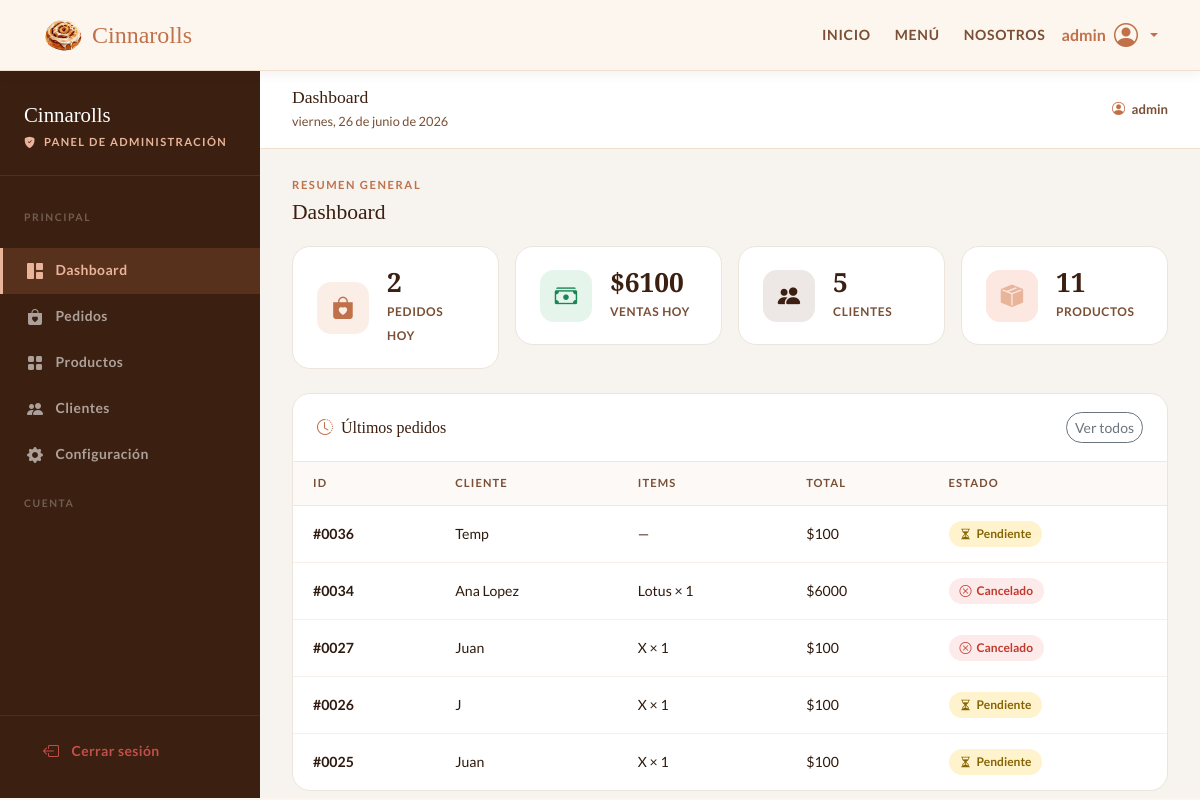
/panel-admin/ (signed in), run on the app's committed database.
### appcanela/models.py (models this page shows, shortened)
class Pedido(models.Model):
    ESTADO_CHOICES = [
        ('pendiente', 'Pendiente'),
        ('preparando', 'Preparando'),
        ('entregado', 'Entregado'),
        ('cancelado', 'Cancelado'),
    ]
    PAGO_CHOICES = [
        ('credito', 'Crédito'),
        ('debito', 'Débito'),
        ('efectivo', 'Efectivo'),
    ]
    usuario = models.ForeignKey(User, on_delete=models.SET_NULL, null=True, blank=True)
    nombre_cliente = models.CharField(max_length=100, blank=True, null=True)
    metodo_pago = models.CharField(max_length=20, choices=PAGO_CHOICES)
    subtotal = models.IntegerField()
    total = models.IntegerField()
    estado = models.CharField(max_length=20, choices=ESTADO_CHOICES, default='pendiente')
    creado_en = models.DateTimeField(auto_now_add=True)
    direccion_entrega = models.CharField(max_length=200, blank=True, null=True)
    fecha_entrega = models.DateField(blank=True, null=True)
    correo_invitado = models.EmailField(blank=True, null=True)

class ItemPedido(models.Model):
    pedido = models.ForeignKey(Pedido, on_delete=models.CASCADE, related_name='items')
    nombre = models.CharField(max_length=100)
    precio = models.IntegerField()
    cantidad = models.IntegerField(default=1)

### appcanela/views.py (the view, shortened to what this page needs)
# urls.py: path('panel-admin/', views.panel_admin, name='panel_admin'),
@user_passes_test(lambda u: u.is_staff)
def panel_admin(request):
    hoy = timezone.now().date()
    pedidos_hoy = Pedido.objects.filter(creado_en__date=hoy)
    ventas_hoy = pedidos_hoy.aggregate(Sum("total"))["total__sum"] or 0
    buscar = (request.GET.get("buscar") or "").strip()
    estado_filtro = (request.GET.get("estado") or "").strip()
    pedidos_qs = Pedido.objects.all().order_by("-creado_en").prefetch_related("items")
    if estado_filtro in ["pendiente", "preparando", "entregado", "cancelado"]:
        pedidos_qs = pedidos_qs.filter(estado=estado_filtro)
    paginador_pedidos = Paginator(pedidos_qs, 15)
    pagina_pedidos = paginador_pedidos.get_page(request.GET.get("pp"))
    buscar_cliente = (request.GET.get("buscar_cliente") or "").strip()
    clientes_qs = (
        User.objects
        .filter(is_staff=False, is_superuser=False)
        .annotate(num_pedidos=Count("pedido"))
        .order_by("-date_joined")
    )
    if buscar_cliente:
        clientes_qs = clientes_qs.filter(
            Q(first_name__icontains=buscar_cliente) |
            Q(username__icontains=buscar_cliente) |
            Q(email__icontains=buscar_cliente)
        )
    paginador_clientes = Paginator(clientes_qs, 15)
    pagina_clientes = paginador_clientes.get_page(request.GET.get("pc"))
    context = {
        "pedidos_hoy_count": pedidos_hoy.count(),
        "ventas_hoy": ventas_hoy,
        "total_clientes": clientes_qs.count(),
        "productos": Producto.objects.all(),
        "ultimos_pedidos": Pedido.objects.order_by("-creado_en")[:5],
        "todos_pedidos": pagina_pedidos,          # página de pedidos
        "clientes": pagina_clientes,              # página de clientes
        "buscar": buscar,
        "estado_filtro": estado_filtro,
        "buscar_cliente": buscar_cliente,
        "config": ConfiguracionTienda.get(),
    }
    return render(request, 'appcanela/panel_admin.html', context)

### appcanela/context_processors.py (called while the page is built)
def configuracion_tienda(request):
    config = ConfiguracionTienda.get()
    return {
        "tienda_config": config,
        "tienda_abierta": config.esta_abierto_ahora(),
    }

### appcanela/models.py (called while the page is built)
    @classmethod
    def get(cls):
        obj, _ = cls.objects.get_or_create(pk=1)
        return obj

    def dias_atencion(self):
        return [
            self.atiende_lunes, self.atiende_martes, self.atiende_miercoles,
            self.atiende_jueves, self.atiende_viernes, self.atiende_sabado,
            self.atiende_domingo,
        ]

    def atiende_en_dia(self, fecha):
        return self.dias_atencion()[fecha.weekday()]

    def _to_time(self, valor):
        if isinstance(valor, str):
            return parse_time(valor)
        return valor

    def esta_abierto_ahora(self):
        from django.utils import timezone
        ahora = timezone.localtime()
        if not self.atiende_en_dia(ahora.date()):
            return False
        apertura = self._to_time(self.hora_apertura)
        cierre = self._to_time(self.hora_cierre)
        if apertura is None or cierre is None:
            return True  # si la config está incompleta, no bloqueamos
        return apertura <= ahora.time() <= cierre

### appcanela/templates/appcanela/panel_admin.html (shortened to what this page needs)
{% extends 'appcanela/base.html' %}
{% load static %}
{% block navbar %}
    <nav>
        <div class="container d-flex align-items-center">
            <a class="nav-brand" href="{% url 'index' %}">
                <img src="{% static 'appcanela/img/logo.png' %}" alt="Logo" style="width:42px;height:42px;object-fit:contain">
                Cinnarolls
            </a>
            <div class="nav-links ms-auto d-none d-md-flex align-items-center">
                <a href="{% url 'index' %}">Inicio</a>
                <a href="{% url 'menu' %}">Menú</a>
                <a href="{% url 'nosotros' %}">Nosotros</a>
            </div>
            {% if user.is_authenticated %}
            <div class="dropdown ms-3">
                <a class="nav-login text-decoration-none dropdown-toggle d-flex align-items-center gap-2"
                   href="#" role="button" data-bs-toggle="dropdown" aria-expanded="false"
                   style="color:var(--cinnamon); font-weight:700;">
                   <span>{{ user.username }}</span>
                   <i class="bi bi-person-circle fs-4"></i>
                </a>
            </div>
            {% endif %}
        </div>
    </nav>
{% endblock %}
{% block content %}
    <div class="admin-wrap">
        <aside class="admin-sidebar">
            <div class="admin-sidebar-brand">
                <span>Cinnarolls</span>
                <p><i class="bi bi-shield-fill-check me-1"></i> Panel de administración</p>
            </div>
            <p class="admin-nav-section">Principal</p>
            <button class="admin-nav-item active" onclick="showTab('dashboard', this)">
                <i class="bi bi-grid-1x2-fill"></i> Dashboard
            </button>
            <button class="admin-nav-item" onclick="showTab('pedidos', this)">
                <i class="bi bi-bag-heart-fill"></i> Pedidos
            </button>
            <button class="admin-nav-item" onclick="showTab('productos', this)">
                <i class="bi bi-grid-fill"></i> Productos
            </button>
            <button class="admin-nav-item" onclick="showTab('clientes', this)">
                <i class="bi bi-people-fill"></i> Clientes
            </button>
            <button class="admin-nav-item" onclick="showTab('configuracion', this)">
                <i class="bi bi-gear-fill"></i> Configuración
            </button>
            <p class="admin-nav-section">Cuenta</p>
            <div class="admin-logout">
                <form method="post" action="{% url 'logout' %}">
                    <button type="submit" class="admin-nav-item" style="color:rgba(255,100,100,.7)">
                        <i class="bi bi-box-arrow-left"></i> Cerrar sesión
                    </button>
                </form>
            </div>
        </aside>
        <main class="admin-main">
            <div class="admin-topbar">
                <div>
                    <h6 id="topbar-title">Dashboard</h6>
                    <small id="topbar-date"></small>
                </div>
                <span style="font-size:.82rem; color:var(--text-mid); font-weight:600;">
                    <i class="bi bi-person-circle me-1" style="color:var(--cinnamon)"></i>
                    {{ user.username }}
                </span>
            </div>
            <div class="admin-content">
                <div id="tab-dashboard" class="admin-tab-content active">
                    <p class="admin-section-label">Resumen general</p>
                    <h2 class="admin-section-title">Dashboard</h2>
                    <div class="row g-3 mb-4">
                        <div class="col-6 col-lg-3">
                            <div class="stat-card">
                                <div class="stat-icon cinnamon"><i class="bi bi-bag-heart-fill"></i></div>
                                <div class="stat-body">
                                    <strong>{{ pedidos_hoy_count }}</strong>
                                    <span>Pedidos hoy</span>
                                </div>
                            </div>
                        </div>
                        <div class="col-6 col-lg-3">
                            <div class="stat-card">
                                <div class="stat-icon green"><i class="bi bi-cash-stack"></i></div>
                                <div class="stat-body">
                                    <strong>${{ ventas_hoy|floatformat:0 }}</strong>
                                    <span>Ventas hoy</span>
                                </div>
                            </div>
                        </div>
                        <div class="col-6 col-lg-3">
                            <div class="stat-card">
                                <div class="stat-icon espresso"><i class="bi bi-people-fill"></i></div>
                                <div class="stat-body">
                                    <strong>{{ total_clientes }}</strong>
                                    <span>Clientes</span>
                                </div>
                            </div>
                        </div>
                        <div class="col-6 col-lg-3">
                            <div class="stat-card">
                                <div class="stat-icon rose"><i class="bi bi-box-seam-fill"></i></div>
                                <div class="stat-body">
                                    <strong>{{ productos.count }}</strong>
                                    <span>Productos</span>
                                </div>
                            </div>
                        </div>
                    </div>
                    <div class="admin-panel">
                        <div class="admin-panel-header">
                            <h6><i class="bi bi-clock-history me-2" style="color:var(--cinnamon)"></i>Últimos pedidos</h6>
                            <button class="btn btn-sm btn-outline-secondary rounded-pill"
                                    onclick="showTab('pedidos', document.querySelector('[onclick*=pedidos]'))">Ver todos</button>
                        </div>
                        <div class="admin-tabla-scroll"><table class="admin-table">
                            <thead>
                                <tr>
                                    <th>ID</th>
                                    <th>Cliente</th>
                                    <th>Items</th>
                                    <th>Total</th>
                                    <th>Estado</th>
                                </tr>
                            </thead>
                            <tbody>
                                {% for pedido in ultimos_pedidos %}
                                <tr>
                                    <td><strong>#{{ pedido.pk|stringformat:"04d" }}</strong></td>
                                    <td>{{ pedido.nombre_cliente|default:"Invitado" }}</td>
                                    <td>
                                        {% for item in pedido.items.all %}
                                            {{ item.nombre }} × {{ item.cantidad }}{% if not forloop.last %}, {% endif %}
                                        {% empty %}—{% endfor %}
                                    </td>
                                    <td>${{ pedido.total|floatformat:0 }}</td>
                                    <td>
                                        {% if pedido.estado == 'pendiente' %}
                                            <span class="order-status status-pendiente"><i class="bi bi-hourglass-split"></i> Pendiente</span>
                                        {% elif pedido.estado == 'preparando' %}
                                            <span class="order-status status-preparando"><i class="bi bi-fire"></i> Preparando</span>
                                        {% elif pedido.estado == 'cancelado' %}
                                            <span class="order-status status-cancelado"><i class="bi bi-x-circle"></i> Cancelado</span>
                                        {% else %}
                                            <span class="order-status status-entregado"><i class="bi bi-check-circle"></i> Entregado</span>
                                        {% endif %}
                                    </td>
                                </tr>
                                {% empty %}
                                <tr class="admin-table-empty">
                                    <td colspan="5"><i class="bi bi-inbox me-2"></i>No hay pedidos aún</td>
                                </tr>
                                {% endfor %}
                            </tbody>
                        </table></div>
                    </div>
                </div>
            </div>
        </main>
    </div>
{% endblock %}

### appcanela/static/appcanela/css/mystyle.css (style rules this page uses)
:root { --cream: #fdf6ee; --warm-tan: #f0e0cc; --cinnamon: #c1714a; --dark-cin: #a05535; --espresso: #3b1f10; --soft-rose: #e8b49a; --text-dark: #2e1a0e; --text-mid: #7a4f35; }
* { box-sizing: border-box; }
body { font-family: 'Lato', sans-serif; background-color: var(--cream); color: var(--text-dark); margin: 0; }
nav { background: var(--cream); border-bottom: 1px solid var(--warm-tan); padding: 14px 0; position: sticky; top: 0; z-index: 100; box-shadow: 0 2px 12px rgba(59,31,16,.07); }
.nav-brand { font-family: 'Playfair Display', serif; font-size: 1.5rem; color: var(--cinnamon); text-decoration: none; display: flex; align-items: center; gap: 8px; }
.nav-links a { font-size: .88rem; font-weight: 700; letter-spacing: .05em; text-transform: uppercase; color: var(--text-mid); text-decoration: none; margin-left: 24px; transition: color .2s; }
html { scroll-behavior: smooth; }

### data on the page
Pedido: pk "0036", nombre_cliente "Temp", total "100", estado "pendiente" (drawn)
Pedido: pk "0034", nombre_cliente "Ana Lopez", total "6000", estado "cancelado" (drawn)
ItemPedido: nombre "Lotus", cantidad "1"
Pedido: pk "0027", nombre_cliente "Juan", total "100", estado "cancelado" (drawn)
ItemPedido: nombre "X", cantidad "1"
Pedido: pk "0026", nombre_cliente "J", total "100", estado "pendiente" (drawn)
ItemPedido: nombre "X", cantidad "1"
Pedido: pk "0025", nombre_cliente "Juan", total "100", estado "pendiente" (drawn)
ItemPedido: nombre "X", cantidad "1"

### other printed values
{{ user.username }} "admin"
{{ pedidos_hoy_count }} "2"
{{ ventas_hoy|floatformat:0 }} "6100"
{{ total_clientes }} "5"
{{ productos.count }} "11"
